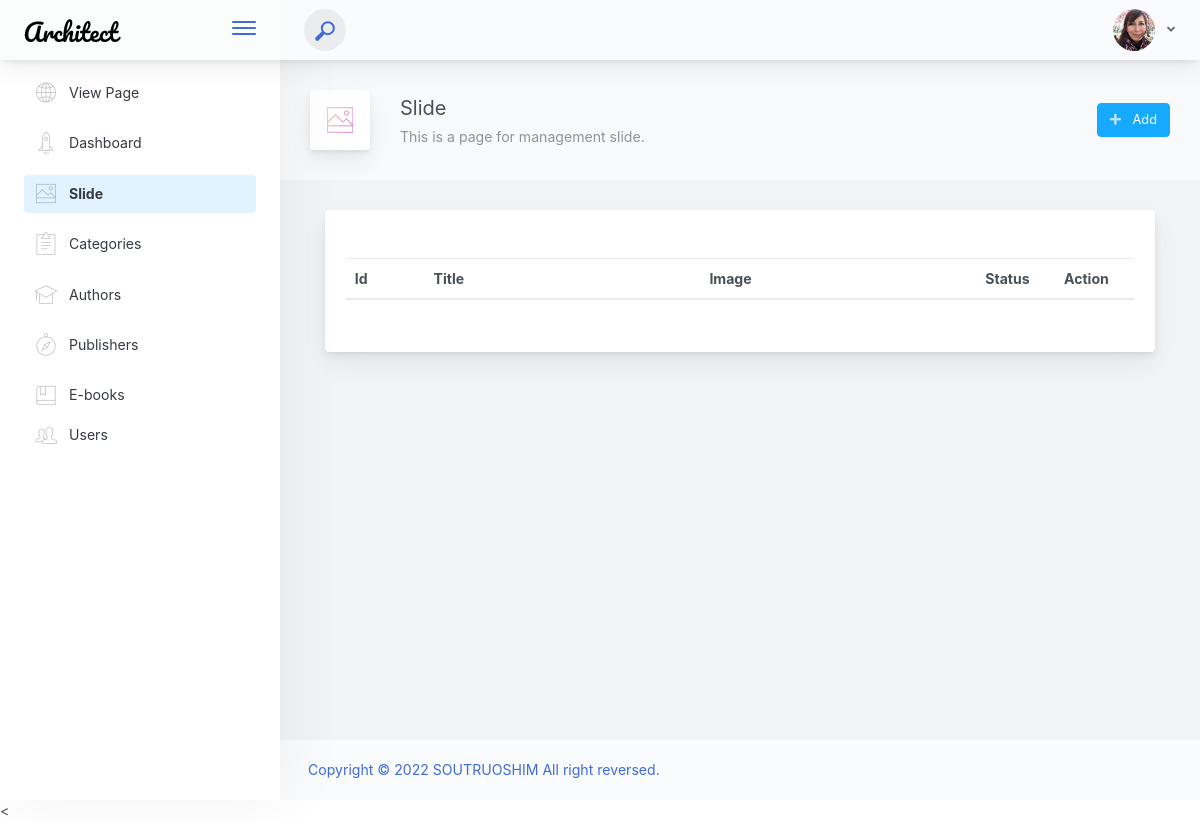
/admin/slide/slide.php, run on an earlier commit of the app's database.
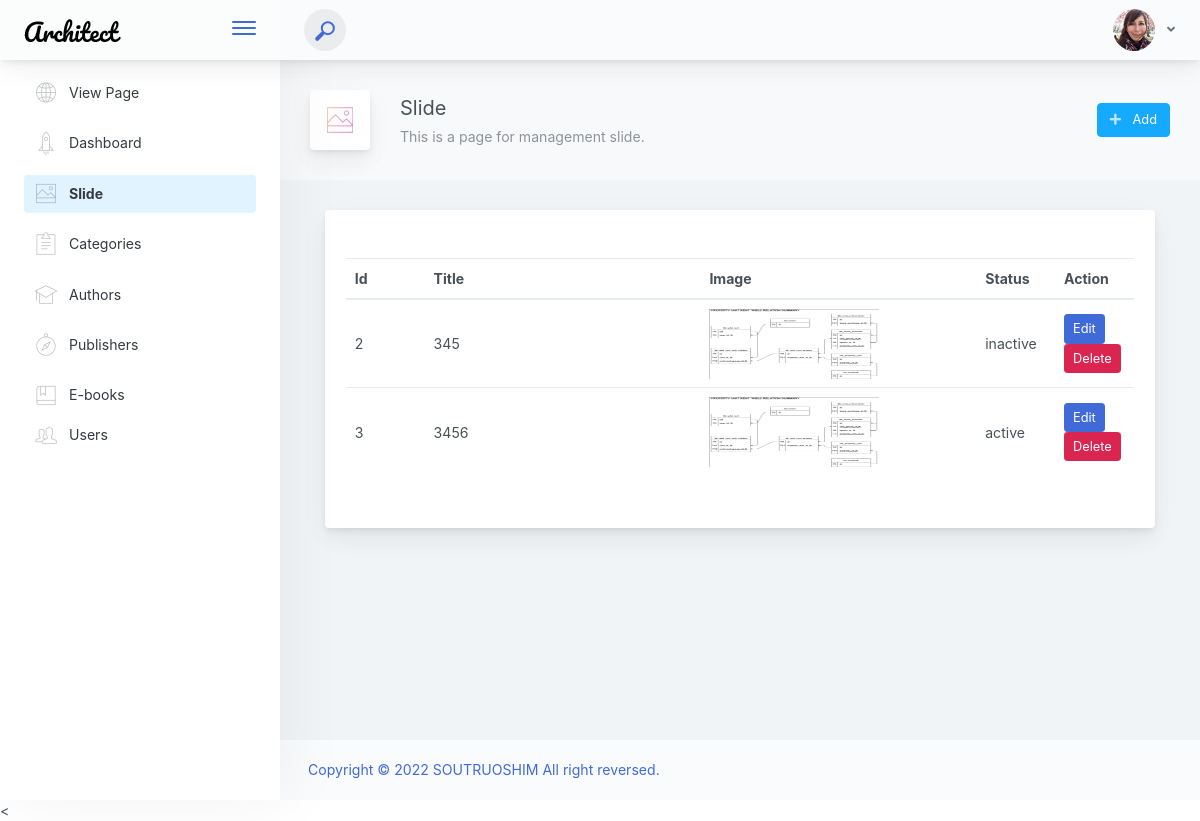
And on a later commit of the database.
### tables this page shows
CREATE TABLE IF NOT EXISTS `slides` (
  `id` int(11) NOT NULL AUTO_INCREMENT,
  `title` varchar(200) DEFAULT NULL,
  `image` text,
  `status` enum('active','inactive') DEFAULT NULL,
  `created_dt` datetime NOT NULL DEFAULT CURRENT_TIMESTAMP,
  `update_dt` datetime DEFAULT NULL,
  PRIMARY KEY (`id`)
);

### config/Database.php (called while the page is built, shortened)
<?php
    class database{
        private $servername = SERVER_NAME;
        private $username = USER_NAME;
        private $password= DB_PASSWORD;
        private $dbname= DB_NAME;
        private $mysqli='';
        public function __construct(){
            $this->mysqli = new mysqli($this->servername,$this->username,$this->password,$this->dbname);
        }
        public function select($table,$rows="*",$where = null){
            if ($where != null) {
                $sql="SELECT $rows FROM $table WHERE $where";
            }else{
                $sql="SELECT $rows FROM $table";
            }
            $this->sql = $result = $this->mysqli->query($sql);
        }
    }
?>

### admin/slide/slide.php (the view, shortened to what this page needs)
<?php
   include("../inc/header.php");
    include(__DIR__ . "/../../config/database.php");
?>
<div class="app-page-title">
    <div class="page-title-wrapper">
        <div class="page-title-heading">
            <div class="page-title-icon">
                <i class="pe-7s-photo icon-gradient bg-mean-fruit">
                </i>
            </div>
            <div>Slide
                <div class="page-title-subheading">This is a page for management slide.
                </div>
            </div>
        </div>
        <div class="page-title-actions">
            <div class="d-inline-block dropdown">
                <a type="button" class="btn-shadow btn btn-info" href="../slide/add_slide.php" >
                    <span class="btn-icon-wrapper pr-2 opacity-7">
                        <i class="fa fa-plus fa-w-20"></i>
                    </span>
                    Add
                </a>
            </div>
        </div>
    </div>
</div>
            <div class="content-wrap">
                <div class="container-fluid">
                <div class="main-card mb-3 card">
                 <div class="card-body"><h5 class="card-title"></h5>
                <div class="row">
                        <div class="col-md-12 p-3">
                            <table class="table" id="tbl_category">
                                <thead>
                                    <tr>
                                        <th scope="col" width = "10%">Id</th>
                                        <th scope="col" width = "35%">Title</th>
                                        <th scope="col" width = "35%">Image</th>
                                        <th scope="col" width = "10%">Status</th>
                                        <th scope="col" width = "10%">Action</th>
                                    </tr>
                                </thead>
                                <tbody>
                                    <?php
                                        $b = new database();
                                        $b->select("slides","*");
                                        $result = $b->sql;
                                    ?>
                                    <?php while ($row = mysqli_fetch_assoc($result)) { ?>
                                        <tr>
                                            <td><?php echo $row['id']; ?></td>
                                            <td><?php echo $row['title']; ?></td>
                                            <td><img src="<?php echo WEB_URL . 'images/slide/' .$row['image']; ?>" width="170" height="70"/> </td>
                                            <td><?php echo $row['status']; ?></td>
                                            <td>
                                                <form method="POST" action="queries/delete_slide.php">
                                                    <a href="edit_slide.php?id=<?php echo $row['id']; ?>" type="button" class="btn btn-primary btn-sm">Edit</a>
                                                    <input type="submit" class="btn btn-danger btn-sm" name="submit" value="Delete">
                                                </form>
                                            </td>
                                        </tr>
                                    <?php } ?>
                              </tbody>
                            </table>
                        </div>
                    </div>
                </div>
                </div>
                </div>
            </div>
<?php
   include("../inc/footer.php");
?>

### admin/inc/header.php (shortened to what this page needs)
<!doctype html>
<html lang="en">
<head>
    <link href="../../main.css" rel="stylesheet">
    <link href="https://cdn.datatables.net/1.11.5/css/dataTables.bootstrap4.min.css" rel="stylesheet">
</head>
<body>
    <?php
      $active = $_SERVER['REQUEST_URI'];
    ?>
    <div class="app-container app-theme-white body-tabs-shadow fixed-sidebar fixed-header">
        <div class="app-header header-shadow">
            <div class="app-header__logo">
                <div class="logo-src"></div>
                <div class="header__pane ml-auto">
                    <div>
                        <button type="button" class="hamburger close-sidebar-btn hamburger--elastic" data-class="closed-sidebar">
                            <span class="hamburger-box">
                                <span class="hamburger-inner"></span>
                            </span>
                        </button>
                    </div>
                </div>
            </div>
                <div class="app-header__content">
                <div class="app-header-left">
                    <div class="search-wrapper">
                        <div class="input-holder">
                            <button class="search-icon"><span></span></button>
                        </div>
                    </div>
                </div>
                <div class="app-header-right">
                    <div class="header-btn-lg pr-0">
                        <div class="widget-content p-0">
                            <div class="widget-content-wrapper">
                                <div class="widget-content-left">
                                    <div class="btn-group">
                                        <a data-toggle="dropdown" aria-haspopup="true" aria-expanded="false" class="p-0 btn">
                                            <img width="42" class="rounded-circle" src="assets/images/avatars/1.jpg" alt="">
                                            <i class="fa fa-angle-down ml-2 opacity-8"></i>
                                        </a>
                                    </div>
                                </div>
                            </div>
                        </div>
                    </div>        </div>
            </div>
        </div>
        <div class="app-main">
                <div class="app-sidebar sidebar-shadow">
                        <div class="scrollbar-sidebar">
                        <div class="app-sidebar__inner">
                            <ul class="vertical-nav-menu">
                                <li>
                                    <a href="../index.php" class="">
                                        <i class="metismenu-icon pe-7s-global"></i>
                                        View Page
                                    </a>
                                </li>
                                <li>
                                    <a href="../dashboard/dashboard.php" class="<?= $active == '/ebook-php/admin/dashboard/dashboard.php'?'mm-active':''?>">
                                        <i class="metismenu-icon pe-7s-rocket"></i>
                                        Dashboard
                                    </a>
                                </li>
                                <li>
                                    <a href="../slide/slide.php" class="<?= $active == '/ebook-php/admin/slide/slide.php'?'mm-active':''?>">
                                        <i class="metismenu-icon pe-7s-photo"></i>
                                        Slide
                                    </a>
                                </li>
                                <li>
                                    <a href="../category/category.php" class="<?= $active == '/ebook-php/admin/category/category.php'?'mm-active':''?>">
                                        <i class="metismenu-icon pe-7s-note2"></i>
                                        Categories
                                    </a>
                                </li>
                                <li>
                                    <a href="../author/author.php" class="<?= $active == '/ebook-php/admin/author/author.php'?'mm-active':''?>">
                                        <i class="metismenu-icon pe-7s-study"></i>
                                        Authors
                                    </a>
                                </li>
                                <li>
                                    <a href="../publisher/publisher.php" class="<?= $active == '/ebook-php/admin/publisher/publisher.php'?'mm-active':''?>">
                                        <i class="metismenu-icon pe-7s-compass"></i>
                                        Publishers
                                    </a>
                                </li>
                                <li>
                                    <a href="../ebook/ebook.php" class="<?= $active == '/ebook-php/admin/ebook/ebook.php'?'mm-active':''?>">
                                        <i class="metismenu-icon pe-7s-notebook"></i>
                                        E-books
                                    </a>
                                </li>
                                <li>
                                    <a href="../user/user.php" class="<?= $active == '/ebook-php/admin/user/user.php'?'mm-active':''?>">
                                        <i class="metismenu-icon pe-7s-users"></i>
                                        Users
                                    </a>
                                </li>
                            </ul>
                        </div>
                    </div>
                </div>    <div class="app-main__outer">
                    <div class="app-main__inner">

### admin/inc/footer.php (shortened to what this page needs)
                   </div>
                    <div class="app-wrapper-footer">
                        <div class="app-footer">
                            <div class="app-footer__inner">
                                <div class="app-footer-left">
                                    <ul class="nav">
                                        <li class="nav-item">
                                            <a href="javascript:void(0);" class="nav-link">
                                               Copyright © 2022 SOUTRUOSHIM All right reversed.
                                            </a>
                                        </li>
                                    </ul>
                                </div>
                            </div>
                        </div>
                    </div>    </div>
        </div>
    </div>
</body>
</html>

What changed in the data, as far as the page shows it:
added slides: id "2", title "345", image (picture), status "inactive"
added slides: id "3", title "3456", image (picture), status "active"
